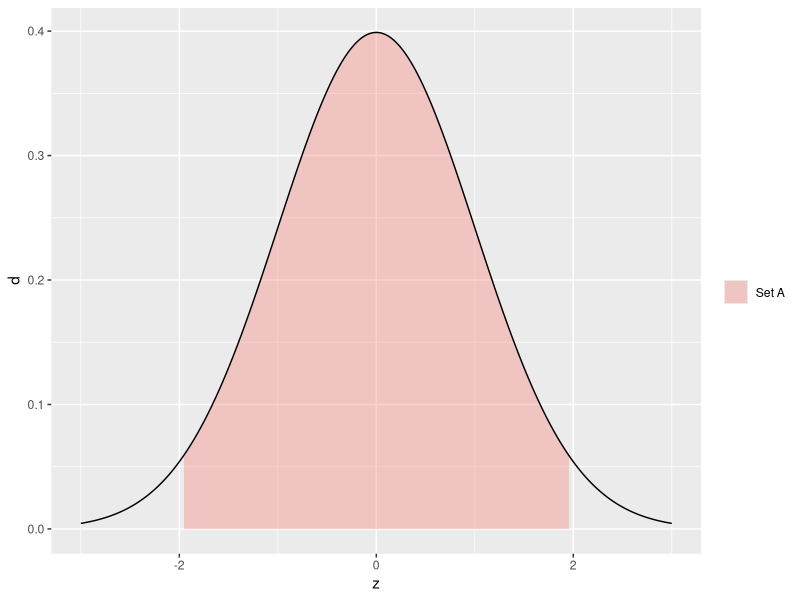
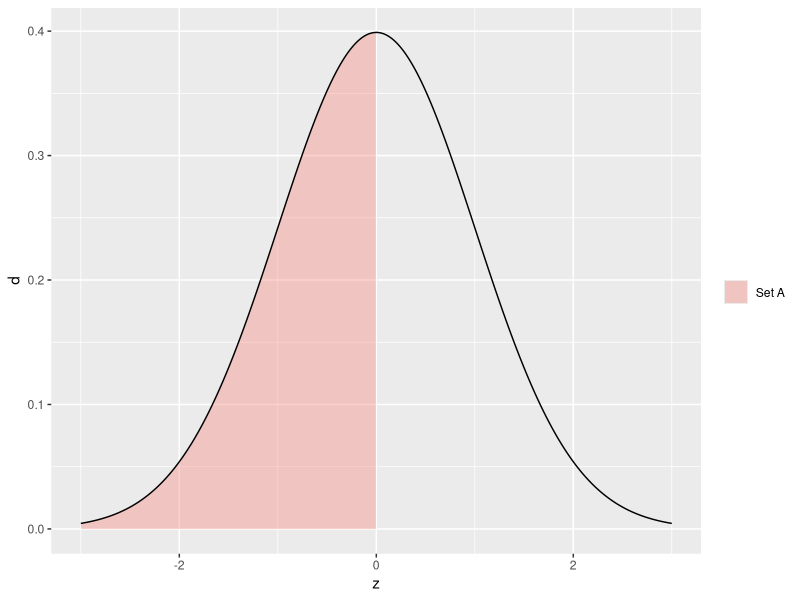
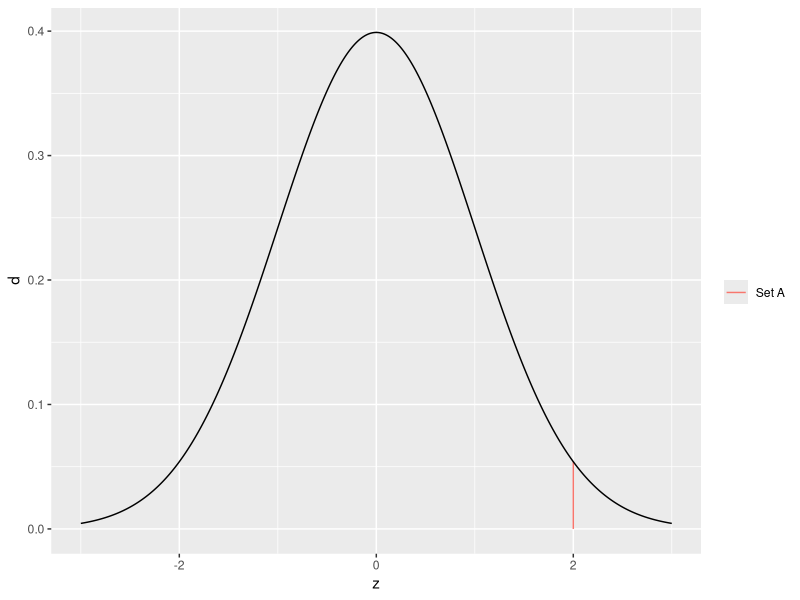
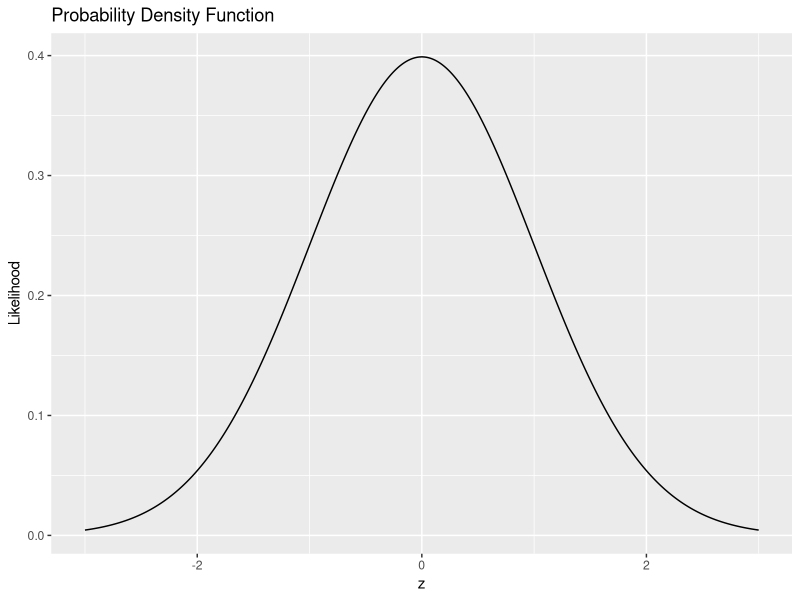
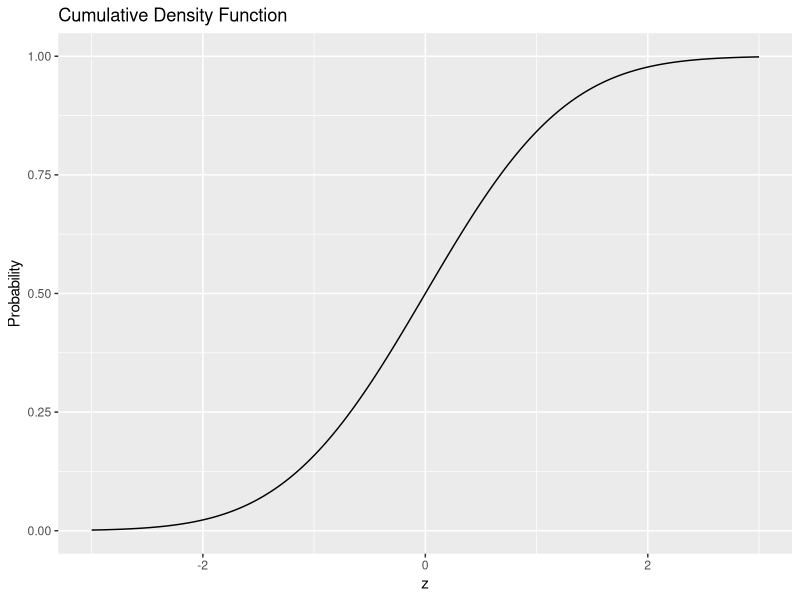

R code for these plots, in order:
## ---- chunk 1
library(tidyverse)
## ---- chunk 2
## NOTE: No need to change this!
tibble(z = seq(-3, +3, length.out = 500)) %>%
  mutate(d = dnorm(z)) %>%
  ggplot(aes(z, d)) +
  geom_ribbon(
    data = . %>% filter(-1.96 <= z, z <= +1.96),
    aes(ymin = 0, ymax = d, fill = "Set A"),
    alpha = 1 / 3
  ) +
  geom_line() +
  scale_fill_discrete(name = "")
## ---- chunk 3
## NOTE: No need to change this!
df_z <- tibble(z = rnorm(100))

df_z %>%
  mutate(in_A = (-1.96 <= z) & (z <= +1.96)) %>%
  summarize(count_total = n(), count_A = sum(in_A), fr = mean(in_A))
## ---- chunk 4
## NOTE: No need to change this!
df_z <- tibble(z = rnorm(100))

# task-begin
## TODO: Compute `count_total`, `count_A`, and `fr`
# task-end
# solution-begin
df_z %>%
  mutate(in_A = (z <= 0)) %>%
  summarize(count_total = n(), count_A = sum(in_A), fr = mean(in_A))
# solution-end
## ---- chunk 5
## NOTE: No need to change this!
tibble(z = seq(-3, +3, length.out = 500)) %>%
  mutate(d = dnorm(z)) %>%
  ggplot(aes(z, d)) +
  geom_ribbon(
    data = . %>% filter(z <= 0),
    aes(ymin = 0, ymax = d, fill = "Set A"),
    alpha = 1 / 3
  ) +
  geom_line() +
  scale_fill_discrete(name = "")
## ---- chunk 6
## NOTE: No need to change this!
map_dfr(
  c(10, 100, 1000, 1e4),
  function(n_samples) {
    tibble(
      z = rnorm(n = n_samples),
      n = n_samples
    ) %>%
      mutate(in_A = (z <= 0)) %>%
      summarize(count_total = n(), count_A = sum(in_A), fr = mean(in_A))
  }
)
## ---- chunk 7
## TASK: Modify the code below
# solution-begin
map_dfr(
  c(10, 100, 1000, 1e4),
  function(n_samples) {
    tibble(
      z = rnorm(n = n_samples),
      n = n_samples
    ) %>%
# task-begin
      mutate(in_A = (z <= 0)) %>%
# task-end
# solution-begin
      mutate(in_A = (-1.96 <= z) & (z <= +1.96)) %>%
# solution-end
      summarize(count_total = n(), count_A = sum(in_A), fr = mean(in_A))
  }
)
## ---- chunk 8
## TASK: Modify the code below
# solution-begin
map_dfr(
  c(10, 100, 1000, 1e4),
  function(n_samples) {
    tibble(
      z = rnorm(n = n_samples),
      n = n_samples
    ) %>%
# task-begin
      mutate(in_A = (z <= 0)) %>%
# task-end
# solution-begin
      mutate(in_A = (z == 2)) %>%
# solution-end
      summarize(count_total = n(), count_A = sum(in_A), fr = mean(in_A))
  }
)
## ---- chunk 9
## NOTE: No need to change this!
tibble(z = seq(-3, +3, length.out = 500)) %>%
  mutate(d = dnorm(z)) %>%
  ggplot(aes(z, d)) +
  geom_segment(
    data = tibble(z = 2, d = dnorm(2)),
    mapping = aes(z, 0, xend = 2, yend = d, color = "Set A")
  ) +
  geom_line() +
  scale_color_discrete(name = "")
## ---- chunk 10
tibble(z = seq(-3, +3, length.out = 1000)) %>%
  mutate(d = dnorm(z)) %>%

  ggplot(aes(z, d)) +
  geom_line() +
  labs(
    x = "z",
    y = "Likelihood",
    title = "Probability Density Function"
  )
## ---- chunk 11
tibble(z = seq(-3, +3, length.out = 1000)) %>%
  mutate(p = pnorm(z)) %>%

  ggplot(aes(z, p)) +
  geom_line() +
  labs(
    x = "z",
    y = "Probability",
    title = "Cumulative Density Function"
  )
## ---- chunk 12
## TASK: Compute the probability that Z <= 0, assign to p0
# task-begin
p0 <- NA_real_
# task-end
# solution-begin
p0 <- pnorm(q = 0)
# solution-end
p0
## ---- chunk 13
## NOTE: No need to change this
assertthat::assert_that(p0 == 0.5)
print("Nice!")
## ---- chunk 14
## TASK: Compute the probability that -1.96 <= Z <= +1.96, assign to pI
# task-begin
pI <- NA_real_
# task-end
# solution-begin
pI <- pnorm(q = +1.96) - pnorm(q = -1.96)
# solution-end
pI
## ---- chunk 15
## NOTE: No need to change this
assertthat::assert_that(abs(pI - 0.95) < 1e-3)
print("Nice!")
